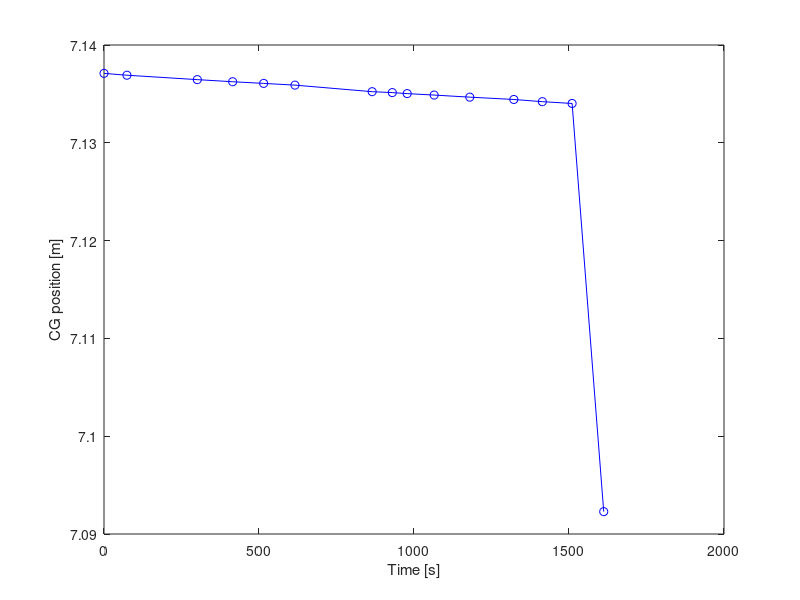

This chart was generated by the following MATLAB code:
%NOTE: everything right now is in kg and m!!!
M_fuelused = 0.453592*([[443], 
    [468],
    [527],
    [555],
    [577],
    [600],
    [686],
    [698],
    [711],
    [730],
    [757],
    [787],
    [815],
    [838],
    [865]]);
    %Total fuel used

t = ([1350,1424,1651,1765,1865,1966,2215,2280,2328,2415,2530,2672,2764,2860,2962]);
%Measured time instances

M_BEM = 9165*0.453592*ones(15,1);               %Basic empty  mass
x_cgBEM = 291.65*2.54/100;                 %Cg position of the empty weight
                                                %given in appendix E?? NOT
                                                %SURE ABOUT THIS VALUE!!
                                                
momentBEM = (M_BEM*x_cgBEM).*ones(15,1);

%Calculations for Payload cg
%Before seat change:
M_pilot1 = 102;
M_pilot2 = 90;
M_coordinator = 78;
M_1L = 74;
M_1R = 79;
M_2L = 82;
M_2R = 80;
M_3L = 87;
M_3R = 68;
M_Payload = (M_pilot1+M_pilot2+M_coordinator+M_1L+M_1R+M_2L+M_2R+M_3L+M_3R)*ones(15,1);
x_cgpilots = 131*2.54/100;
x_cg1 = 214*2.54/100;
x_cg2 = 251*2.54/100;
x_cg3 = 288*2.54/100;
x_cgcoordinator = 170*2.54/100;

momentPilots = ((M_pilot1+M_pilot2)*x_cgpilots);
momentCoordinator = M_coordinator*x_cgcoordinator;
moment1 = (M_1L+M_1R)*x_cg1;
moment2 = (M_2L+M_2R)*x_cg2;
moment3 = (M_3L+M_3R)*x_cg3;

momentPayload = (momentPilots+momentCoordinator+moment1+moment2+moment3)*ones(14,1);

%After seat 3L change:
x_cg3R_con = 288*2.54/100;   
x_cg3L_change = 135*2.54/100;  %Assumed value (should be somewhere close to where
                            %the pilots sit but no exactly there since 3R
                            %didn't sit in the cockpit)
moment3R_con = M_3L*x_cg3R_con;
moment3L_change = M_3R*x_cg3L_change;

momentPayload(15) = (momentPilots+momentCoordinator+moment1+moment2+moment3R_con+moment3L_change);


%Calculation for Fuel cg
m_i_fuel = 4100*0.453592;               %Initial fuel mass
M_i_fuel = ones(15,1)*m_i_fuel;               
M_fuel = M_i_fuel-M_fuelused;
xcg_fuel = 285.3*2.54/100;              %meters and assumed constant!
                                        %Because we (and the ref data) have
                                        %the first flight of the day.
                                        %Therefore, looking at table E2,
                                        %you can calculate the moment arm
                                        %at each mass given and see that
                                        %the changes between 3000-4100 lbs
                                        %are soooo small i think it can be
                                        %assumed constant. (285.135-285.5).
                                        %Averaged it equals = 285.3
momentFuel = M_fuel*xcg_fuel;


%Calulation of the total cg
x_cg = (momentBEM + momentPayload + momentFuel)./(M_BEM + M_Payload + M_fuel);

plot(t-t(1),x_cg ,'o-b')
xlabel('Time [s]')
ylabel('CG position [m]')
% xlim([6 8])

